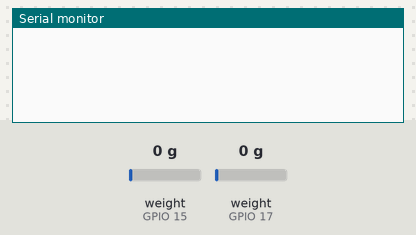
The program below on a simulated ESP32-S3. On the bench: the last lines printed to the serial monitor. Inputs (shaded band) come from the test bench; at power-on: weight on the scale (sensors on GPIO 15, GPIO 17) 0 g. WiFi joins after 1.5 s; servers stay silent unless stated; not simulated (calls return 0 or success): secrets.h.

Above: at 1.2 s.
1.3 s: weight on the scale (sensor on GPIO 15) set to 100 g
At 3.3 s:
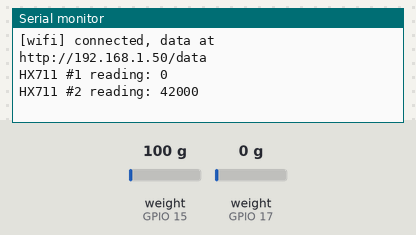
3.7 s: weight on the scale (sensor on GPIO 17) set to 100 g
At 4.8 s:
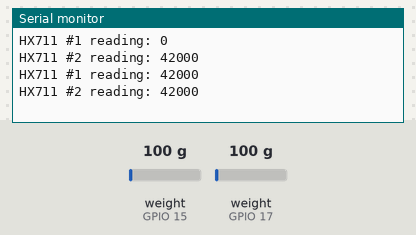
5.2 s: weight on the scale (sensor on GPIO 15) set to 1250 g
At 6.6 s:
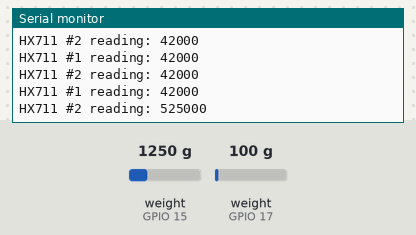
6.7 s: weight on the scale (sensor on GPIO 17) set to 1250 g
At 9.0 s:
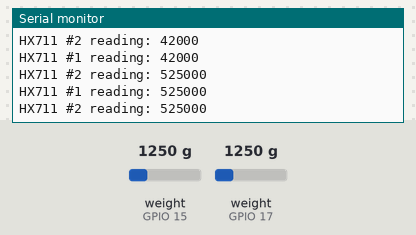
Timing chart, 0 to 9.2 s (numbered marks = the images above; inputs shaded):
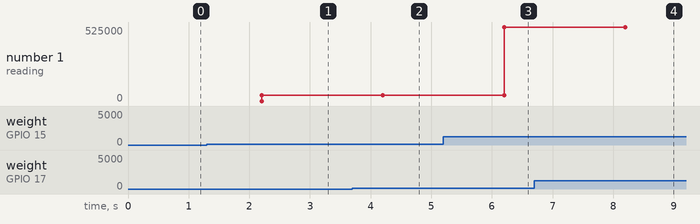

Measured:
- after the input at 1.3 s, the serial monitor: prints a new line after 0.90 s (image 1)
- after the input at 3.7 s, the serial monitor: prints a new line after 0.50 s (image 2)
- after the input at 5.2 s, the serial monitor: prints a new line after 1.0 s (image 3)
- after the input at 6.7 s, the serial monitor: prints a new line after 1.5 s (image 4)
- plotted number 1: 42000 → 525000 after the input at 5.2 s

The program:

main.cpp
```cpp
#include <Arduino.h>
#include <WiFi.h>
#include <WebServer.h>
#include <HTTPClient.h>
#include <WiFiClientSecure.h>
#include "HX711.h"

#include "secrets.h"  // define WIFI_SSID, WIFI_PASS, NTFY_URLs

// --- Previous board: classic ESP32 (esp32dev) ---
// Pin definitions for the two HX711 modules of P2-188
// const int HX1_DOUT = 21;
// const int HX1_SCK  = 22;
//
// const int HX2_DOUT = 18;
// const int HX2_SCK  = 19;
//
// Pin definitions for the two HX711 modules of P1-243
// (GPIO 20 does not exist on the classic ESP32, so cell 2 never worked here)
// const int HX1_DOUT = 17;
// const int HX1_SCK  = 18;
//
// const int HX2_DOUT = 19;
// const int HX2_SCK  = 20;


// --- Current board: ESP32-S3-WROOM-1 ---
// Avoid GPIO 19/20 (native USB), 26-37 (flash/PSRAM) and 0/3/45/46 (strapping pins).
const int HX1_DOUT = 17;
const int HX1_SCK  = 18;

const int HX2_DOUT = 15;
const int HX2_SCK  = 16;


// --- Fixed IP (must match "esp32" in spools.json) ---
// Uncomment the line of the printer you are flashing.
const IPAddress STATIC_IP(192, 168, 1, 132);   // P1-243
// const IPAddress STATIC_IP(192, 168, 1, 226);   // P2-188
const IPAddress GATEWAY(192, 168, 1, 1);
const IPAddress SUBNET(255, 255, 255, 0);
const IPAddress DNS(192, 168, 1, 1);


const unsigned long READ_INTERVAL_MS = 2000;
const int LOW_READINGS_TO_ALERT = 3;  // consecutive low readings before alerting, to avoid false alarms


// Latest readings, served at GET /data
long last1 = 0;
long last2 = 0;
unsigned long seq = 0;  // increments on every new reading, so clients can skip duplicates
bool sensorOk = false;
unsigned long lastRead = 0;
bool ipPrinted = false;

HX711 scale1;
HX711 scale2;
WebServer server(80);

// void notify(const char* title, const String& message,
//             const char* priority = "default", const char* tags = "") {
//   Serial.printf("[ALARM] %s: %s\n", title, message.c_str());
//   if (WiFi.status() != WL_CONNECTED) { Serial.println("[notify] no WiFi"); return; }

//   WiFiClientSecure client;
//   client.setInsecure();
//   HTTPClient http;
//   if (!http.begin(client, NTFY_URL)) { Serial.println("[notify] begin failed"); return; }
//   http.setTimeout(5000); // wait up to 5 seconds for the request to complete
//   http.addHeader("Title", title);
//   http.addHeader("Priority", priority);
//   if (tags[0]) http.addHeader("Tags", tags);
//   int code = http.POST(message);
//   if (code <= 0) Serial.printf("[notify error] %s\n", http.errorToString(code).c_str()); // handle POST response
//   http.end();
// }

void handleData() {
  String json = "{\"seq\":" + String(seq) +
                ",\"ok\":" + (sensorOk ? "true" : "false") +
                ",\"cell1\":" + String(last1) +
                ",\"cell2\":" + String(last2) +
                "}";
  server.send(200, "application/json", json);
}


void readCells() {
  if (scale1.wait_ready_timeout(1000) && scale2.wait_ready_timeout(1000)) {
    long reading1 = scale1.read();
    long reading2 = scale2.read();
    Serial.printf("HX711 #1 reading: %ld\n", reading1);
    Serial.printf("HX711 #2 reading: %ld\n", reading2);
    last1 = reading1;
    last2 = reading2;
    sensorOk = true;
    seq++;

  } else {
    sensorOk = false;
    Serial.println("HX711 not found.");
  }
}

void setup() {
  Serial.begin(115200);
  scale1.begin(HX1_DOUT, HX1_SCK);
  scale2.begin(HX2_DOUT, HX2_SCK);
  WiFi.mode(WIFI_STA);
  if (!WiFi.config(STATIC_IP, GATEWAY, SUBNET, DNS)) {
    Serial.println("[wifi] static IP config failed, using DHCP");
  }
  WiFi.setAutoReconnect(true);
  WiFi.begin(WIFI_SSID, WIFI_PASS);

  server.on("/data", handleData);
  server.begin();
}

void loop() {
  server.handleClient();

  // Print the IP once connected (and again after a reconnect), so it can be used from the PC
  if (WiFi.status() == WL_CONNECTED) {
    if (!ipPrinted) {
      Serial.print("[wifi] connected, data at http://");
      Serial.print(WiFi.localIP());
      Serial.println("/data");
      ipPrinted = true;
    }
  } else {
    ipPrinted = false;
  }

  // Non-blocking timer instead of delay(), so the web server keeps responding between reads
  if (millis() - lastRead >= READ_INTERVAL_MS) {
    lastRead = millis();
    readCells();
  }
}
```
